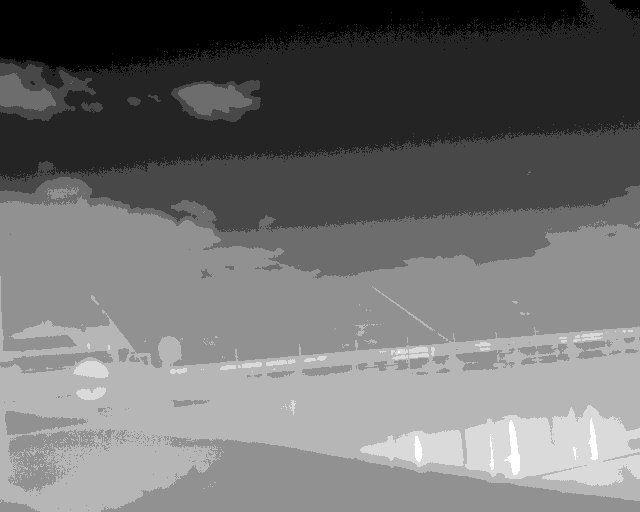
#> input picture Orthophoto_Maps/tests/20181018_160439_346.TIFF, 640 x 512 px
$ python -i processing.py   (imports and definitions only)
#> lines starting #> are read from the running program, lines starting #| are printed output that depends on the picture
#> further down, picture is the input picture: shape (512, 640, 3); min 23, max 30, mean 26.1
import cv2
import numpy as np
from skimage.exposure import match_histograms

class Preprocessing:
    def __init__(self):
        pass

    def clahe(self,frame):
        #Converting the image to YCrCb
        image_space = cv2.cvtColor(frame, cv2.COLOR_BGR2YUV)
#> image_space: shape (512, 640, 3); mean of channels 0, 1, 2 26.1, 128, 128
        #Creating CLAHE
        clahe = cv2.createCLAHE(clipLimit=2, tileGridSize=(8,8))
        #Applying Histogram Equalization on the original image of the Y channel
        image_space[:,:,0] = clahe.apply(image_space[:,:,0])
#> image_space: shape (512, 640, 3); mean of channels 0, 1, 2 30.2, 128, 128
        #convert the YUV image to RGB format
        image_clahe = cv2.cvtColor(image_space, cv2.COLOR_YUV2BGR)
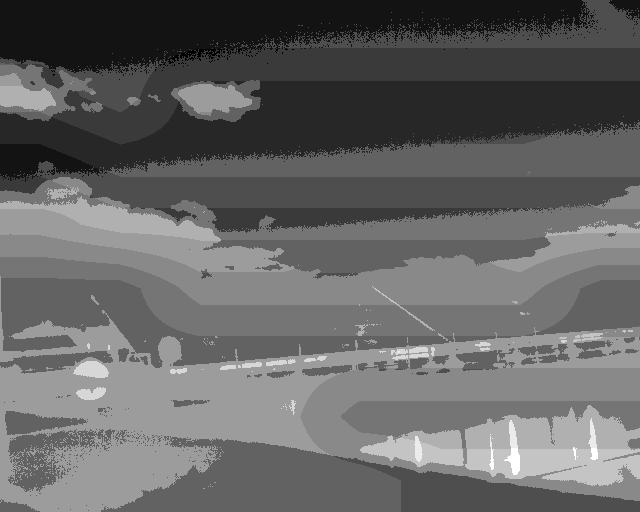
#> image_clahe: shape (512, 640, 3); min 25, max 38, mean 30.2; drawn with min black and max white

        return image_clahe

    def stretching(self, frame):
        # Converting the image to YCrCb
        image_yuv = cv2.cvtColor(frame, cv2.COLOR_BGR2YUV)
        # Loop over the Y channel and apply Min-Max Contrasting
        min = np.min(image_yuv[:,:,0])
        max = np.max(image_yuv[:,:,0])

        for i in range(frame.shape[0]):
            for j in range(frame.shape[1]):
                image_yuv[:,:,0][i,j] = 255*(image_yuv[:,:,0][i,j]-min) / (max-min)
        # convert the YUV image back to RGB format
        image_st = cv2.cvtColor(image_yuv,cv2.COLOR_YUV2BGR)
        return image_st

    def histogram_matched(self, frame,ref):
        return match_histograms(frame, ref, channel_axis=-1)

>>> import cv2
>>> picture = cv2.imread('../../Orthophoto_Maps/tests/20181018_160439_346.TIFF')
>>> result = Preprocessing().clahe(picture)
